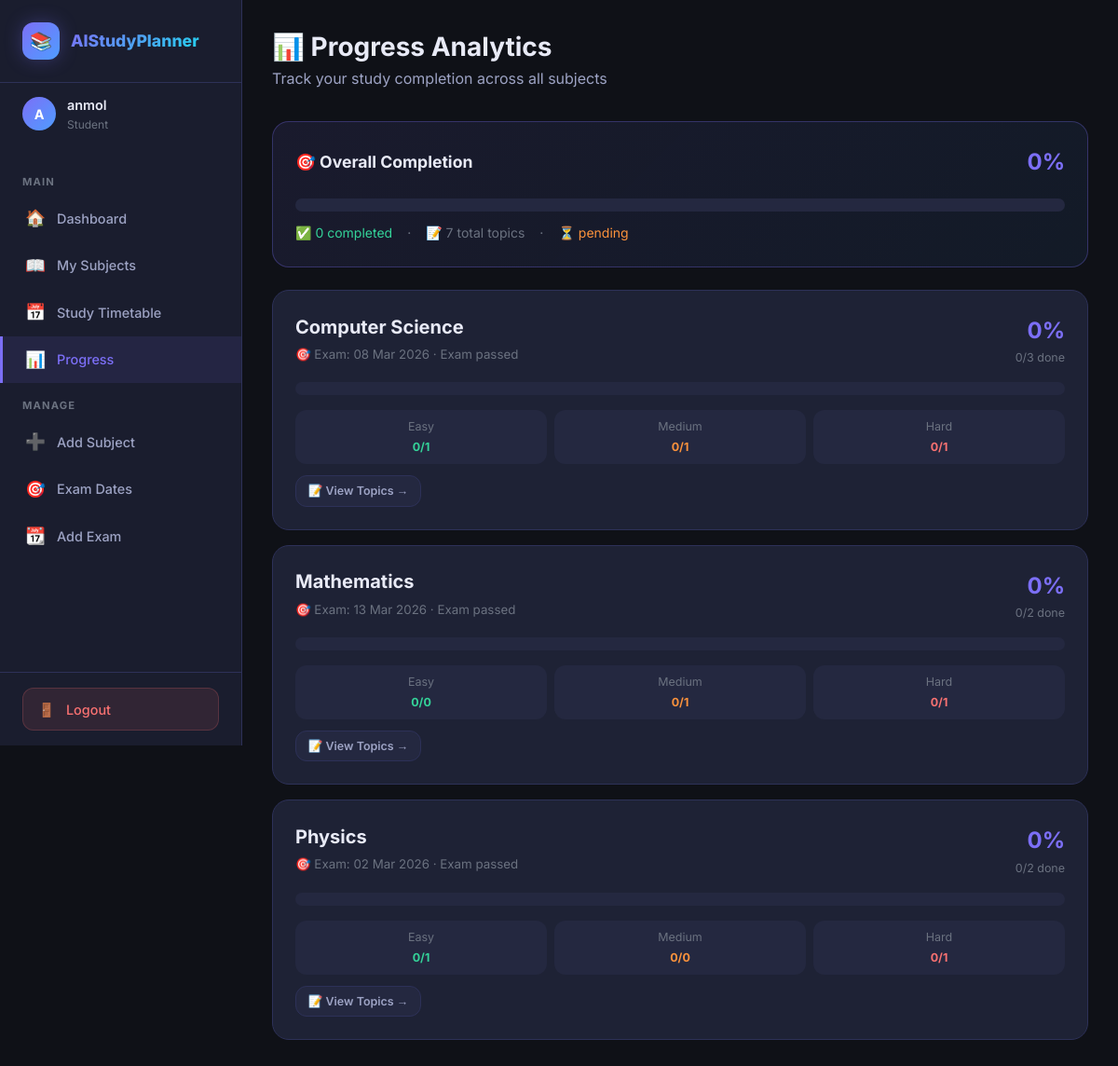
The app's page /progress/ (signed in) with its own data.
### planner/models.py (models this page shows, shortened)
class Subject(models.Model):
    user = models.ForeignKey(User, on_delete=models.CASCADE, related_name='subjects')
    name = models.CharField(max_length=100)
    description = models.TextField(blank=True, null=True)
    created_at = models.DateTimeField(auto_now_add=True)
    class Meta:
        ordering = ['name']  # Sort alphabetically
    def get_progress(self):
        total = self.topics.count()
        if total == 0:
            return 0
        completed = self.topics.filter(is_completed=True).count()
        return round((completed / total) * 100)

class Exam(models.Model):
    user = models.ForeignKey(User, on_delete=models.CASCADE, related_name='exams')
    subject = models.OneToOneField(
        Subject,
        on_delete=models.CASCADE,
        related_name='exam'
    )
    exam_date = models.DateField()
    notes = models.TextField(blank=True, null=True)
    created_at = models.DateTimeField(auto_now_add=True)
    class Meta:
        ordering = ['exam_date']
    def days_remaining(self):
        today = timezone.now().date()
        delta = self.exam_date - today
        return delta.days

class Topic(models.Model):
    DIFFICULTY_CHOICES = [
        ('easy', 'Easy'),
        ('medium', 'Medium'),
        ('hard', 'Hard'),
    ]
    subject = models.ForeignKey(Subject, on_delete=models.CASCADE, related_name='topics')
    name = models.CharField(max_length=200)
    difficulty = models.CharField(
        max_length=10,
        choices=DIFFICULTY_CHOICES,
        default='medium'
    )
    estimated_hours = models.DecimalField(
        max_digits=4,
        decimal_places=1,
        default=1.0
    )
    is_completed = models.BooleanField(default=False)
    completed_at = models.DateTimeField(blank=True, null=True)
    created_at = models.DateTimeField(auto_now_add=True)
    class Meta:
        ordering = ['is_completed', 'difficulty']

### planner/views.py (the view)
# urls.py: path('progress/', views.progress_view, name='progress'),
@login_required
def progress_view(request):
    user = request.user
    subjects = Subject.objects.filter(user=user)
    progress_data = []
    for subject in subjects:
        total = subject.topics.count()
        completed = subject.topics.filter(is_completed=True).count()
        pending = total - completed
        easy_total = subject.topics.filter(difficulty='easy').count()
        easy_done = subject.topics.filter(difficulty='easy', is_completed=True).count()
        medium_total = subject.topics.filter(difficulty='medium').count()
        medium_done = subject.topics.filter(difficulty='medium', is_completed=True).count()
        hard_total = subject.topics.filter(difficulty='hard').count()
        hard_done = subject.topics.filter(difficulty='hard', is_completed=True).count()
        try:
            exam = subject.exam
            days_left = exam.days_remaining()
        except Exam.DoesNotExist:
            exam = None
            days_left = None
        progress_data.append({
            'subject': subject,
            'total': total,
            'completed': completed,
            'pending': pending,
            'percent': subject.get_progress(),
            'easy_total': easy_total, 'easy_done': easy_done,
            'medium_total': medium_total, 'medium_done': medium_done,
            'hard_total': hard_total, 'hard_done': hard_done,
            'exam': exam,
            'days_left': days_left,
        })
    all_topics = Topic.objects.filter(subject__user=user)
    overall_total = all_topics.count()
    overall_completed = all_topics.filter(is_completed=True).count()
    overall_percent = round((overall_completed / overall_total) * 100) if overall_total > 0 else 0
    return render(request, 'planner/progress.html', {
        'progress_data': progress_data,
        'overall_total': overall_total,
        'overall_completed': overall_completed,
        'overall_percent': overall_percent,
    })

### templates/planner/progress.html (shortened to what this page needs)
{% extends "base_dashboard.html" %}
{% block content %}
<div class="page-header">
    <h1>📊 Progress Analytics</h1>
    <p>Track your study completion across all subjects</p>
</div>
<div class="panel"
    style="background: linear-gradient(135deg, rgba(124,111,247,0.1), rgba(79,157,255,0.07)); border-color: rgba(124,111,247,0.3);">
    <div class="panel-header">
        <div class="panel-title" style="font-size:1.1rem;">
            🎯 Overall Completion
        </div>
        <span class="text-purple font-bold" style="font-size:1.5rem;">{{ overall_percent }}%</span>
    </div>
    <div class="progress-bar-track large" style="margin-bottom:0.75rem;">
    </div>
    <div class="flex gap-2 flex-wrap" style="font-size:0.875rem;">
        <span class="text-success">✅ {{ overall_completed }} completed</span>
        <span class="text-muted">·</span>
        <span class="text-muted">📝 {{ overall_total }} total topics</span>
        <span class="text-muted">·</span>
        <span class="text-orange">⏳ {{ overall_total|add:"-"|add:overall_completed }} pending</span>
    </div>
</div>
{% if progress_data %}
{% for item in progress_data %}
<div class="progress-subject-card animate-slide-up">
    <div class="progress-subject-header">
        <div>
            <h3 style="margin-bottom:0.2rem;">{{ item.subject.name }}</h3>
            {% if item.exam %}
            <small class="text-muted">
                🎯 Exam: {{ item.exam.exam_date|date:"d M Y" }}
                {% if item.days_left >= 0 %}
                · <span
                    class="{% if item.days_left <= 3 %}text-danger{% elif item.days_left <= 7 %}text-orange{% else %}text-purple{% endif %}">
                    {{ item.days_left }} days left
                </span>
                {% else %}
                · <span class="text-muted">Exam passed</span>
                {% endif %}
            </small>
            {% else %}
            <small class="text-muted">📅 No exam date set</small>
            {% endif %}
        </div>
        <div style="text-align:right;">
            <div class="font-bold" style="font-size:1.5rem; color: var(--accent-purple);">
                {{ item.percent }}%
            </div>
            <div class="text-muted" style="font-size:0.78rem;">
                {{ item.completed }}/{{ item.total }} done
            </div>
        </div>
    </div>
    <div class="progress-bar-track large">
    </div>
    <div class="difficulty-breakdown">
        <div class="diff-item">
            <span class="diff-label">Easy</span>
            <div class="diff-val text-success">{{ item.easy_done }}/{{ item.easy_total }}</div>
        </div>
        <div class="diff-item">
            <span class="diff-label">Medium</span>
            <div class="diff-val text-orange">{{ item.medium_done }}/{{ item.medium_total }}</div>
        </div>
        <div class="diff-item">
            <span class="diff-label">Hard</span>
            <div class="diff-val text-danger">{{ item.hard_done }}/{{ item.hard_total }}</div>
        </div>
    </div>
    <div style="margin-top:0.75rem;">
        <a href="{% url 'topic_list' item.subject.pk %}" class="btn btn-secondary btn-sm">
            📝 View Topics →
        </a>
    </div>
</div>
{% endfor %}
{% endif %}
{% endblock %}

### templates/base_dashboard.html (shortened to what this page needs)
{% load static %}
<!DOCTYPE html>
<html lang="en">
<head>
    <link rel="stylesheet" href="{% static 'css/style.css' %}">
</head>
<body>
    <div class="app-layout">
        <aside class="sidebar" role="navigation" aria-label="Main navigation">
            <div class="sidebar-brand">
                <div class="brand-logo">
                    <div class="brand-icon">📚</div>
                    <span class="brand-text">AIStudyPlanner</span>
                </div>
            </div>
            <div class="sidebar-user">
                <div class="user-avatar" aria-hidden="true">
                    {{ request.user.username|slice:":1"|upper }}
                </div>
                <div class="user-info">
                    <div class="user-name">{{ request.user.username }}</div>
                    <div class="user-label">Student</div>
                </div>
            </div>
            <nav class="sidebar-nav">
                <div class="nav-section-label">Main</div>
                <a href="{% url 'dashboard' %}" class="nav-item" id="nav-dashboard">
                    <span class="nav-icon">🏠</span>
                    Dashboard
                </a>
                <a href="{% url 'subject_list' %}" class="nav-item" id="nav-subjects">
                    <span class="nav-icon">📖</span>
                    My Subjects
                </a>
                <a href="{% url 'timetable' %}" class="nav-item" id="nav-timetable">
                    <span class="nav-icon">📅</span>
                    Study Timetable
                </a>
                <a href="{% url 'progress' %}" class="nav-item" id="nav-progress">
                    <span class="nav-icon">📊</span>
                    Progress
                </a>
                <div class="nav-section-label">Manage</div>
                <a href="{% url 'subject_add' %}" class="nav-item" id="nav-add-subject">
                    <span class="nav-icon">➕</span>
                    Add Subject
                </a>
                <a href="{% url 'exam_list' %}" class="nav-item" id="nav-exams">
                    <span class="nav-icon">🎯</span>
                    Exam Dates
                </a>
                <a href="{% url 'exam_add' %}" class="nav-item" id="nav-add-exam">
                    <span class="nav-icon">📆</span>
                    Add Exam
                </a>
            </nav>
            <div class="sidebar-footer">
                <a href="{% url 'logout' %}" class="logout-btn" id="btn-logout">
                    <span>🚪</span>
                    Logout
                </a>
            </div>
        </aside>
        <main class="main-content" role="main">
            {% block content %}{% endblock %}
        </main>
    </div>
</body>
</html>

### records on screen
Subject: subject.name "Computer Science"
Exam: exam.exam_date "08 Mar 2026"
Topic: subject.name "Mathematics", exam.exam_date "13 Mar 2026", percent "0", completed "0", total "2", easy_done "0", easy_total "0", medium_done "0", medium_total "1", hard_done "0", hard_total "1", subject.name "Physics", exam.exam_date "02 Mar 2026", easy_total "1", medium_total "0"

### other values on screen
{{ request.user.username|slice:":1"|upper }} "A"
{{ request.user.username }} "anmol"
{{ overall_percent }} "0"
{{ overall_completed }} "0"
{{ overall_total }} "7"
{{ item.percent }} "0"
{{ item.completed }} "0"
{{ item.total }} "3"
{{ item.easy_done }} "0"
{{ item.easy_total }} "1"
{{ item.medium_done }} "0"
{{ item.medium_total }} "1"
{{ item.hard_done }} "0"
{{ item.hard_total }} "1"
